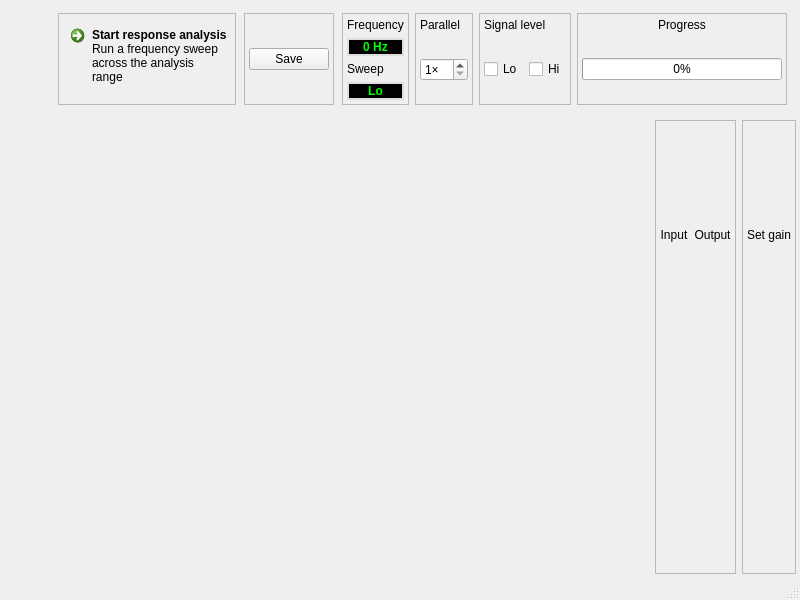
<?xml version="1.0" encoding="UTF-8"?>
<ui version="4.0">
 <class>MainWindow</class>
 <widget class="QMainWindow" name="MainWindow">
  <property name="geometry">
   <rect>
    <x>0</x>
    <y>0</y>
    <width>800</width>
    <height>600</height>
   </rect>
  </property>
  <property name="windowTitle">
   <string>ProfAmpli</string>
  </property>
  <widget class="QWidget" name="centralwidget">
   <layout class="QVBoxLayout" name="verticalLayout_5">
    <property name="leftMargin">
     <number>4</number>
    </property>
    <property name="topMargin">
     <number>4</number>
    </property>
    <property name="rightMargin">
     <number>4</number>
    </property>
    <property name="bottomMargin">
     <number>4</number>
    </property>
    <item>
     <widget class="QFrame" name="frame_4">
      <property name="sizePolicy">
       <sizepolicy hsizetype="Preferred" vsizetype="Maximum">
        <horstretch>0</horstretch>
        <verstretch>0</verstretch>
       </sizepolicy>
      </property>
      <layout class="QHBoxLayout" name="horizontalLayout">
       <item>
        <spacer name="horizontalSpacer_3">
         <property name="orientation">
          <enum>Qt::Horizontal</enum>
         </property>
         <property name="sizeHint" stdset="0">
          <size>
           <width>83</width>
           <height>20</height>
          </size>
         </property>
        </spacer>
       </item>
       <item>
        <widget class="QFrame" name="frame_3">
         <property name="frameShape">
          <enum>QFrame::StyledPanel</enum>
         </property>
         <property name="frameShadow">
          <enum>QFrame::Raised</enum>
         </property>
         <layout class="QVBoxLayout" name="verticalLayout_4">
          <property name="leftMargin">
           <number>4</number>
          </property>
          <property name="topMargin">
           <number>4</number>
          </property>
          <property name="rightMargin">
           <number>4</number>
          </property>
          <property name="bottomMargin">
           <number>4</number>
          </property>
          <item>
           <widget class="QCommandLinkButton" name="btn_startSweep">
            <property name="text">
             <string>Start response analysis</string>
            </property>
            <property name="checkable">
             <bool>true</bool>
            </property>
            <property name="description">
             <string>Run a frequency sweep across the analysis range</string>
            </property>
           </widget>
          </item>
         </layout>
        </widget>
       </item>
       <item>
        <spacer name="horizontalSpacer_4">
         <property name="orientation">
          <enum>Qt::Horizontal</enum>
         </property>
         <property name="sizeHint" stdset="0">
          <size>
           <width>40</width>
           <height>20</height>
          </size>
         </property>
        </spacer>
       </item>
       <item>
        <widget class="QFrame" name="frame_6">
         <property name="frameShape">
          <enum>QFrame::StyledPanel</enum>
         </property>
         <property name="frameShadow">
          <enum>QFrame::Raised</enum>
         </property>
         <layout class="QVBoxLayout" name="verticalLayout_6">
          <property name="leftMargin">
           <number>4</number>
          </property>
          <property name="topMargin">
           <number>4</number>
          </property>
          <property name="rightMargin">
           <number>4</number>
          </property>
          <property name="bottomMargin">
           <number>4</number>
          </property>
          <item>
           <widget class="QPushButton" name="btn_save">
            <property name="text">
             <string>Save</string>
            </property>
           </widget>
          </item>
         </layout>
        </widget>
       </item>
       <item>
        <spacer name="horizontalSpacer_5">
         <property name="orientation">
          <enum>Qt::Horizontal</enum>
         </property>
         <property name="sizeHint" stdset="0">
          <size>
           <width>40</width>
           <height>20</height>
          </size>
         </property>
        </spacer>
       </item>
       <item>
        <widget class="QFrame" name="frame_2">
         <property name="frameShape">
          <enum>QFrame::StyledPanel</enum>
         </property>
         <property name="frameShadow">
          <enum>QFrame::Raised</enum>
         </property>
         <layout class="QVBoxLayout" name="verticalLayout">
          <property name="leftMargin">
           <number>4</number>
          </property>
          <property name="topMargin">
           <number>4</number>
          </property>
          <property name="rightMargin">
           <number>4</number>
          </property>
          <property name="bottomMargin">
           <number>4</number>
          </property>
          <item>
           <widget class="QLabel" name="label">
            <property name="sizePolicy">
             <sizepolicy hsizetype="Preferred" vsizetype="Maximum">
              <horstretch>0</horstretch>
              <verstretch>0</verstretch>
             </sizepolicy>
            </property>
            <property name="text">
             <string>Frequency</string>
            </property>
            <property name="alignment">
             <set>Qt::AlignCenter</set>
            </property>
           </widget>
          </item>
          <item>
           <widget class="QLabel" name="lbl_frequency">
            <property name="styleSheet">
             <string notr="true">color: #00ff00;
background-color: black;
font-weight: bold;
border-width: 2px;
border-style: solid;
border-color: #dddddd;
border-radius: 10px;</string>
            </property>
            <property name="text">
             <string>0 Hz</string>
            </property>
            <property name="alignment">
             <set>Qt::AlignCenter</set>
            </property>
           </widget>
          </item>
          <item>
           <spacer name="verticalSpacer_9">
            <property name="orientation">
             <enum>Qt::Vertical</enum>
            </property>
            <property name="sizeHint" stdset="0">
             <size>
              <width>20</width>
              <height>0</height>
             </size>
            </property>
           </spacer>
          </item>
          <item>
           <widget class="QLabel" name="label_8">
            <property name="text">
             <string>Sweep</string>
            </property>
           </widget>
          </item>
          <item>
           <widget class="QLabel" name="lbl_sweep">
            <property name="styleSheet">
             <string notr="true">color: #00ff00;
background-color: black;
font-weight: bold;
border-width: 2px;
border-style: solid;
border-color: #dddddd;
border-radius: 10px;</string>
            </property>
            <property name="text">
             <string>Lo</string>
            </property>
            <property name="alignment">
             <set>Qt::AlignCenter</set>
            </property>
           </widget>
          </item>
          <item>
           <spacer name="verticalSpacer_2">
            <property name="orientation">
             <enum>Qt::Vertical</enum>
            </property>
            <property name="sizeHint" stdset="0">
             <size>
              <width>20</width>
              <height>0</height>
             </size>
            </property>
           </spacer>
          </item>
         </layout>
        </widget>
       </item>
       <item>
        <widget class="QFrame" name="frame_9">
         <property name="frameShape">
          <enum>QFrame::StyledPanel</enum>
         </property>
         <property name="frameShadow">
          <enum>QFrame::Raised</enum>
         </property>
         <layout class="QVBoxLayout" name="verticalLayout_9">
          <property name="leftMargin">
           <number>4</number>
          </property>
          <property name="topMargin">
           <number>4</number>
          </property>
          <property name="rightMargin">
           <number>4</number>
          </property>
          <property name="bottomMargin">
           <number>4</number>
          </property>
          <item>
           <widget class="QLabel" name="label_7">
            <property name="text">
             <string>Parallel</string>
            </property>
           </widget>
          </item>
          <item>
           <spacer name="verticalSpacer_7">
            <property name="orientation">
             <enum>Qt::Vertical</enum>
            </property>
            <property name="sizeHint" stdset="0">
             <size>
              <width>20</width>
              <height>5</height>
             </size>
            </property>
           </spacer>
          </item>
          <item>
           <widget class="QSpinBox" name="sp_parallel">
            <property name="suffix">
             <string>×</string>
            </property>
            <property name="minimum">
             <number>1</number>
            </property>
            <property name="maximum">
             <number>16</number>
            </property>
           </widget>
          </item>
          <item>
           <spacer name="verticalSpacer_8">
            <property name="orientation">
             <enum>Qt::Vertical</enum>
            </property>
            <property name="sizeHint" stdset="0">
             <size>
              <width>20</width>
              <height>0</height>
             </size>
            </property>
           </spacer>
          </item>
         </layout>
        </widget>
       </item>
       <item>
        <widget class="QFrame" name="frame_7">
         <property name="frameShape">
          <enum>QFrame::StyledPanel</enum>
         </property>
         <property name="frameShadow">
          <enum>QFrame::Raised</enum>
         </property>
         <layout class="QVBoxLayout" name="verticalLayout_7">
          <property name="leftMargin">
           <number>4</number>
          </property>
          <property name="topMargin">
           <number>4</number>
          </property>
          <property name="rightMargin">
           <number>4</number>
          </property>
          <property name="bottomMargin">
           <number>4</number>
          </property>
          <item>
           <widget class="QLabel" name="label_6">
            <property name="text">
             <string>Signal level</string>
            </property>
           </widget>
          </item>
          <item>
           <spacer name="verticalSpacer_5">
            <property name="orientation">
             <enum>Qt::Vertical</enum>
            </property>
            <property name="sizeHint" stdset="0">
             <size>
              <width>20</width>
              <height>0</height>
             </size>
            </property>
           </spacer>
          </item>
          <item>
           <layout class="QHBoxLayout" name="horizontalLayout_3">
            <item>
             <widget class="QCheckBox" name="btn_lo">
              <property name="text">
               <string>Lo</string>
              </property>
             </widget>
            </item>
            <item>
             <widget class="QCheckBox" name="btn_hi">
              <property name="text">
               <string>Hi</string>
              </property>
             </widget>
            </item>
           </layout>
          </item>
          <item>
           <spacer name="verticalSpacer_6">
            <property name="orientation">
             <enum>Qt::Vertical</enum>
            </property>
            <property name="sizeHint" stdset="0">
             <size>
              <width>20</width>
              <height>0</height>
             </size>
            </property>
           </spacer>
          </item>
         </layout>
        </widget>
       </item>
       <item>
        <widget class="QFrame" name="frame">
         <property name="frameShape">
          <enum>QFrame::StyledPanel</enum>
         </property>
         <property name="frameShadow">
          <enum>QFrame::Raised</enum>
         </property>
         <layout class="QVBoxLayout" name="verticalLayout_2">
          <property name="leftMargin">
           <number>4</number>
          </property>
          <property name="topMargin">
           <number>4</number>
          </property>
          <property name="rightMargin">
           <number>4</number>
          </property>
          <property name="bottomMargin">
           <number>4</number>
          </property>
          <item>
           <widget class="QLabel" name="label_2">
            <property name="sizePolicy">
             <sizepolicy hsizetype="Preferred" vsizetype="Maximum">
              <horstretch>0</horstretch>
              <verstretch>0</verstretch>
             </sizepolicy>
            </property>
            <property name="text">
             <string>Progress</string>
            </property>
            <property name="alignment">
             <set>Qt::AlignCenter</set>
            </property>
           </widget>
          </item>
          <item>
           <spacer name="verticalSpacer_4">
            <property name="orientation">
             <enum>Qt::Vertical</enum>
            </property>
            <property name="sizeHint" stdset="0">
             <size>
              <width>20</width>
              <height>0</height>
             </size>
            </property>
           </spacer>
          </item>
          <item>
           <widget class="QProgressBar" name="progressBar">
            <property name="minimumSize">
             <size>
              <width>200</width>
              <height>0</height>
             </size>
            </property>
            <property name="value">
             <number>0</number>
            </property>
           </widget>
          </item>
          <item>
           <spacer name="verticalSpacer">
            <property name="orientation">
             <enum>Qt::Vertical</enum>
            </property>
            <property name="sizeHint" stdset="0">
             <size>
              <width>20</width>
              <height>0</height>
             </size>
            </property>
           </spacer>
          </item>
         </layout>
        </widget>
       </item>
       <item>
        <spacer name="horizontalSpacer_2">
         <property name="orientation">
          <enum>Qt::Horizontal</enum>
         </property>
         <property name="sizeHint" stdset="0">
          <size>
           <width>1</width>
           <height>20</height>
          </size>
         </property>
        </spacer>
       </item>
      </layout>
     </widget>
    </item>
    <item>
     <layout class="QHBoxLayout" name="horizontalLayout_2">
      <item>
       <layout class="QVBoxLayout" name="verticalLayout_3">
        <item>
         <widget class="QwtPlot" name="pltAmplitude">
          <property name="sizePolicy">
           <sizepolicy hsizetype="MinimumExpanding" vsizetype="Preferred">
            <horstretch>0</horstretch>
            <verstretch>0</verstretch>
           </sizepolicy>
          </property>
         </widget>
        </item>
        <item>
         <widget class="QwtPlot" name="pltPhase">
          <property name="sizePolicy">
           <sizepolicy hsizetype="MinimumExpanding" vsizetype="Preferred">
            <horstretch>0</horstretch>
            <verstretch>0</verstretch>
           </sizepolicy>
          </property>
         </widget>
        </item>
       </layout>
      </item>
      <item>
       <widget class="QFrame" name="frame_5">
        <property name="frameShape">
         <enum>QFrame::StyledPanel</enum>
        </property>
        <property name="frameShadow">
         <enum>QFrame::Raised</enum>
        </property>
        <layout class="QGridLayout" name="gridLayout">
         <property name="leftMargin">
          <number>4</number>
         </property>
         <property name="topMargin">
          <number>4</number>
         </property>
         <property name="rightMargin">
          <number>4</number>
         </property>
         <property name="bottomMargin">
          <number>4</number>
         </property>
         <item row="0" column="0">
          <widget class="QLabel" name="label_4">
           <property name="text">
            <string>Input</string>
           </property>
           <property name="alignment">
            <set>Qt::AlignCenter</set>
           </property>
          </widget>
         </item>
         <item row="0" column="1">
          <widget class="QLabel" name="label_5">
           <property name="text">
            <string>Output</string>
           </property>
           <property name="alignment">
            <set>Qt::AlignCenter</set>
           </property>
          </widget>
         </item>
         <item row="1" column="0">
          <widget class="QwtThermo" name="vu_input">
           <property name="lowerBound">
            <double>-60.000000000000000</double>
           </property>
           <property name="upperBound">
            <double>20.000000000000000</double>
           </property>
          </widget>
         </item>
         <item row="1" column="1">
          <widget class="QwtThermo" name="vu_output">
           <property name="lowerBound">
            <double>-60.000000000000000</double>
           </property>
           <property name="upperBound">
            <double>20.000000000000000</double>
           </property>
          </widget>
         </item>
        </layout>
       </widget>
      </item>
      <item>
       <widget class="QFrame" name="frame_8">
        <property name="frameShape">
         <enum>QFrame::StyledPanel</enum>
        </property>
        <property name="frameShadow">
         <enum>QFrame::Raised</enum>
        </property>
        <layout class="QVBoxLayout" name="verticalLayout_8">
         <property name="leftMargin">
          <number>4</number>
         </property>
         <property name="topMargin">
          <number>4</number>
         </property>
         <property name="rightMargin">
          <number>4</number>
         </property>
         <property name="bottomMargin">
          <number>4</number>
         </property>
         <item>
          <widget class="QLabel" name="label_3">
           <property name="text">
            <string>Set gain</string>
           </property>
           <property name="alignment">
            <set>Qt::AlignCenter</set>
           </property>
          </widget>
         </item>
         <item>
          <widget class="QwtSlider" name="sl_gain">
           <property name="lowerBound">
            <double>-20.000000000000000</double>
           </property>
           <property name="upperBound">
            <double>0.000000000000000</double>
           </property>
          </widget>
         </item>
        </layout>
       </widget>
      </item>
     </layout>
    </item>
   </layout>
  </widget>
  <widget class="QMenuBar" name="menubar">
   <property name="geometry">
    <rect>
     <x>0</x>
     <y>0</y>
     <width>800</width>
     <height>17</height>
    </rect>
   </property>
  </widget>
  <widget class="QStatusBar" name="statusbar"/>
 </widget>
 <customwidgets>
  <customwidget>
   <class>QwtPlot</class>
   <extends>QFrame</extends>
   <header>qwt_plot.h</header>
  </customwidget>
  <customwidget>
   <class>QwtSlider</class>
   <extends>QWidget</extends>
   <header>qwt_slider.h</header>
  </customwidget>
  <customwidget>
   <class>QwtThermo</class>
   <extends>QWidget</extends>
   <header>qwt_thermo.h</header>
  </customwidget>
 </customwidgets>
 <resources/>
 <connections/>
</ui>
